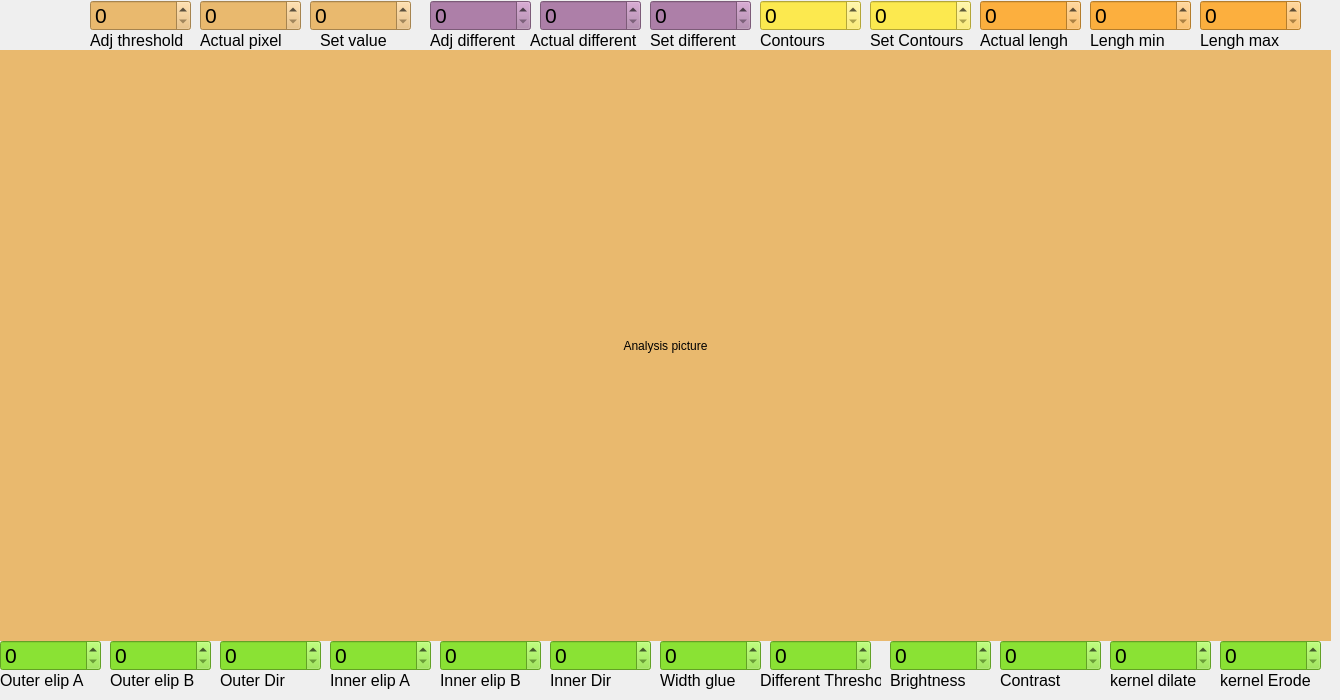
     <widget class="QWidget" name="page_1">
      <widget class="QLabel" name="Val_max_9">
       <property name="geometry">
        <rect>
         <x>1000</x>
         <y>670</y>
         <width>101</width>
         <height>21</height>
        </rect>
       </property>
       <property name="font">
        <font>
         <pointsize>12</pointsize>
        </font>
       </property>
       <property name="text">
        <string>&lt;html&gt;&lt;head/&gt;&lt;body&gt;&lt;p&gt;Contrast&lt;/p&gt;&lt;/body&gt;&lt;/html&gt;</string>
       </property>
      </widget>
      <widget class="QLabel" name="Sat_min_3">
       <property name="geometry">
        <rect>
         <x>330</x>
         <y>670</y>
         <width>101</width>
         <height>21</height>
        </rect>
       </property>
       <property name="font">
        <font>
         <pointsize>12</pointsize>
        </font>
       </property>
       <property name="text">
        <string>&lt;html&gt;&lt;head/&gt;&lt;body&gt;&lt;p&gt;Inner elip A&lt;/p&gt;&lt;/body&gt;&lt;/html&gt;</string>
       </property>
      </widget>
      <widget class="QLabel" name="contour_number_7">
       <property name="geometry">
        <rect>
         <x>760</x>
         <y>30</y>
         <width>101</width>
         <height>21</height>
        </rect>
       </property>
       <property name="font">
        <font>
         <pointsize>12</pointsize>
        </font>
       </property>
       <property name="text">
        <string>&lt;html&gt;&lt;head/&gt;&lt;body&gt;&lt;p&gt;Contours&lt;/p&gt;&lt;/body&gt;&lt;/html&gt;</string>
       </property>
      </widget>
      <widget class="QSpinBox" name="innerelipa1box">
       <property name="geometry">
        <rect>
         <x>330</x>
         <y>640</y>
         <width>101</width>
         <height>31</height>
        </rect>
       </property>
       <property name="font">
        <font>
         <pointsize>16</pointsize>
        </font>
       </property>
       <property name="styleSheet">
        <string notr="true">background-color: rgb(138, 226, 52);</string>
       </property>
       <property name="maximum">
        <number>999999</number>
       </property>
      </widget>
      <widget class="QLabel" name="anacam1frame">
       <property name="geometry">
        <rect>
         <x>0</x>
         <y>50</y>
         <width>1331</width>
         <height>591</height>
        </rect>
       </property>
       <property name="styleSheet">
        <string notr="true">background-color: rgb(233, 185, 110);</string>
       </property>
       <property name="text">
        <string>Analysis picture</string>
       </property>
       <property name="alignment">
        <set>Qt::AlignCenter</set>
       </property>
      </widget>
      <widget class="QLabel" name="Val_max_10">
       <property name="geometry">
        <rect>
         <x>550</x>
         <y>670</y>
         <width>101</width>
         <height>21</height>
        </rect>
       </property>
       <property name="font">
        <font>
         <pointsize>12</pointsize>
        </font>
       </property>
       <property name="text">
        <string>&lt;html&gt;&lt;head/&gt;&lt;body&gt;&lt;p&gt;Inner Dir&lt;/p&gt;&lt;/body&gt;&lt;/html&gt;</string>
       </property>
      </widget>
      <widget class="QLabel" name="Hue_min_3">
       <property name="geometry">
        <rect>
         <x>0</x>
         <y>670</y>
         <width>101</width>
         <height>21</height>
        </rect>
       </property>
       <property name="font">
        <font>
         <pointsize>12</pointsize>
        </font>
       </property>
       <property name="text">
        <string>&lt;html&gt;&lt;head/&gt;&lt;body&gt;&lt;p&gt;Outer elip A&lt;/p&gt;&lt;/body&gt;&lt;/html&gt;</string>
       </property>
      </widget>
      <widget class="QLabel" name="AreaOK_3">
       <property name="geometry">
        <rect>
         <x>650</x>
         <y>30</y>
         <width>101</width>
         <height>21</height>
        </rect>
       </property>
       <property name="font">
        <font>
         <pointsize>12</pointsize>
        </font>
       </property>
       <property name="text">
        <string>&lt;html&gt;&lt;head/&gt;&lt;body&gt;&lt;p&gt;Set different&lt;/p&gt;&lt;/body&gt;&lt;/html&gt;</string>
       </property>
      </widget>
      <widget class="QLabel" name="Val_max_11">
       <property name="geometry">
        <rect>
         <x>1110</x>
         <y>670</y>
         <width>101</width>
         <height>21</height>
        </rect>
       </property>
       <property name="font">
        <font>
         <pointsize>12</pointsize>
        </font>
       </property>
       <property name="text">
        <string>&lt;html&gt;&lt;head/&gt;&lt;body&gt;&lt;p&gt;kernel dilate&lt;/p&gt;&lt;/body&gt;&lt;/html&gt;</string>
       </property>
      </widget>
      <widget class="QLabel" name="Val_max_12">
       <property name="geometry">
        <rect>
         <x>660</x>
         <y>670</y>
         <width>101</width>
         <height>21</height>
        </rect>
       </property>
       <property name="font">
        <font>
         <pointsize>12</pointsize>
        </font>
       </property>
       <property name="text">
        <string>&lt;html&gt;&lt;head/&gt;&lt;body&gt;&lt;p&gt;Width glue&lt;/p&gt;&lt;/body&gt;&lt;/html&gt;</string>
       </property>
      </widget>
      <widget class="QSpinBox" name="setcontour1box">
       <property name="geometry">
        <rect>
         <x>870</x>
         <y>0</y>
         <width>101</width>
         <height>31</height>
        </rect>
       </property>
       <property name="font">
        <font>
         <pointsize>16</pointsize>
        </font>
       </property>
       <property name="styleSheet">
        <string notr="true">background-color: rgb(252, 233, 79);</string>
       </property>
       <property name="maximum">
        <number>999999</number>
       </property>
      </widget>
      <widget class="QSpinBox" name="actualpixel1box">
       <property name="geometry">
        <rect>
         <x>200</x>
         <y>0</y>
         <width>101</width>
         <height>31</height>
        </rect>
       </property>
       <property name="font">
        <font>
         <pointsize>16</pointsize>
        </font>
       </property>
       <property name="styleSheet">
        <string notr="true">background-color: rgb(233, 185, 110);</string>
       </property>
       <property name="maximum">
        <number>999999</number>
       </property>
      </widget>
      <widget class="QLabel" name="numberconok_3">
       <property name="geometry">
        <rect>
         <x>430</x>
         <y>20</y>
         <width>111</width>
         <height>41</height>
        </rect>
       </property>
       <property name="font">
        <font>
         <pointsize>12</pointsize>
        </font>
       </property>
       <property name="text">
        <string>&lt;html&gt;&lt;head/&gt;&lt;body&gt;&lt;p&gt;Adj different&lt;/p&gt;&lt;/body&gt;&lt;/html&gt;</string>
       </property>
      </widget>
      <widget class="QSpinBox" name="innerelipb1box">
       <property name="geometry">
        <rect>
         <x>440</x>
         <y>640</y>
         <width>101</width>
         <height>31</height>
        </rect>
       </property>
       <property name="font">
        <font>
         <pointsize>16</pointsize>
        </font>
       </property>
       <property name="styleSheet">
        <string notr="true">background-color: rgb(138, 226, 52);</string>
       </property>
       <property name="maximum">
        <number>999999</number>
       </property>
      </widget>
      <widget class="QSpinBox" name="outerdir1box">
       <property name="geometry">
        <rect>
         <x>220</x>
         <y>640</y>
         <width>101</width>
         <height>31</height>
        </rect>
       </property>
       <property name="font">
        <font>
         <pointsize>16</pointsize>
        </font>
       </property>
       <property name="styleSheet">
        <string notr="true">background-color: rgb(138, 226, 52);</string>
       </property>
       <property name="maximum">
        <number>999999</number>
       </property>
      </widget>
      <widget class="QSpinBox" name="contour1box">
       <property name="geometry">
        <rect>
         <x>760</x>
         <y>0</y>
         <width>101</width>
         <height>31</height>
        </rect>
       </property>
       <property name="font">
        <font>
         <pointsize>16</pointsize>
        </font>
       </property>
       <property name="styleSheet">
        <string notr="true">background-color: rgb(252, 233, 79);</string>
       </property>
       <property name="maximum">
        <number>999999</number>
       </property>
      </widget>
      <widget class="QLabel" name="contour_number_8">
       <property name="geometry">
        <rect>
         <x>870</x>
         <y>30</y>
         <width>101</width>
         <height>21</height>
        </rect>
       </property>
       <property name="font">
        <font>
         <pointsize>12</pointsize>
        </font>
       </property>
       <property name="text">
        <string>&lt;html&gt;&lt;head/&gt;&lt;body&gt;&lt;p&gt;Set Contours&lt;/p&gt;&lt;/body&gt;&lt;/html&gt;</string>
       </property>
      </widget>
      <widget class="QSpinBox" name="actuallengh1box">
       <property name="geometry">
        <rect>
         <x>980</x>
         <y>0</y>
         <width>101</width>
         <height>31</height>
        </rect>
       </property>
       <property name="font">
        <font>
         <pointsize>16</pointsize>
        </font>
       </property>
       <property name="styleSheet">
        <string notr="true">background-color: rgb(252, 175, 62);</string>
       </property>
       <property name="maximum">
        <number>999999</number>
       </property>
      </widget>
      <widget class="QSpinBox" name="anacontrast1box">
       <property name="geometry">
        <rect>
         <x>1000</x>
         <y>640</y>
         <width>101</width>
         <height>31</height>
        </rect>
       </property>
       <property name="font">
        <font>
         <pointsize>16</pointsize>
        </font>
       </property>
       <property name="styleSheet">
        <string notr="true">background-color: rgb(138, 226, 52);</string>
       </property>
       <property name="maximum">
        <number>999999</number>
       </property>
      </widget>
      <widget class="QSpinBox" name="outerelipa1box">
       <property name="geometry">
        <rect>
         <x>0</x>
         <y>640</y>
         <width>101</width>
         <height>31</height>
        </rect>
       </property>
       <property name="font">
        <font>
         <pointsize>16</pointsize>
        </font>
       </property>
       <property name="styleSheet">
        <string notr="true">background-color: rgb(138, 226, 52);</string>
       </property>
       <property name="maximum">
        <number>999999</number>
       </property>
      </widget>
      <widget class="QSpinBox" name="kernelerode1box">
       <property name="geometry">
        <rect>
         <x>1220</x>
         <y>640</y>
         <width>101</width>
         <height>31</height>
        </rect>
       </property>
       <property name="font">
        <font>
         <pointsize>16</pointsize>
        </font>
       </property>
       <property name="styleSheet">
        <string notr="true">background-color: rgb(138, 226, 52);</string>
       </property>
       <property name="maximum">
        <number>999999</number>
       </property>
      </widget>
      <widget class="QSpinBox" name="actualdifferent1box">
       <property name="geometry">
        <rect>
         <x>540</x>
         <y>0</y>
         <width>101</width>
         <height>31</height>
        </rect>
       </property>
       <property name="font">
        <font>
         <pointsize>16</pointsize>
        </font>
       </property>
       <property name="styleSheet">
        <string notr="true">background-color: rgb(173, 127, 168);</string>
       </property>
       <property name="maximum">
        <number>999999</number>
       </property>
      </widget>
      <widget class="QLabel" name="contour_number_9">
       <property name="geometry">
        <rect>
         <x>1090</x>
         <y>30</y>
         <width>101</width>
         <height>21</height>
        </rect>
       </property>
       <property name="font">
        <font>
         <pointsize>12</pointsize>
        </font>
       </property>
       <property name="text">
        <string>&lt;html&gt;&lt;head/&gt;&lt;body&gt;&lt;p&gt;Lengh min&lt;/p&gt;&lt;/body&gt;&lt;/html&gt;</string>
       </property>
      </widget>
      <widget class="QLabel" name="thresh_ok_3">
       <property name="geometry">
        <rect>
         <x>320</x>
         <y>20</y>
         <width>101</width>
         <height>41</height>
        </rect>
       </property>
       <property name="font">
        <font>
         <pointsize>12</pointsize>
        </font>
       </property>
       <property name="text">
        <string>&lt;html&gt;&lt;head/&gt;&lt;body&gt;&lt;p&gt;Set value&lt;/p&gt;&lt;/body&gt;&lt;/html&gt;</string>
       </property>
      </widget>
      <widget class="QSpinBox" name="lenghmax1box">
       <property name="geometry">
        <rect>
         <x>1200</x>
         <y>0</y>
         <width>101</width>
         <height>31</height>
        </rect>
       </property>
       <property name="font">
        <font>
         <pointsize>16</pointsize>
        </font>
       </property>
       <property name="styleSheet">
        <string notr="true">background-color: rgb(252, 175, 62);</string>
       </property>
       <property name="maximum">
        <number>999999</number>
       </property>
      </widget>
      <widget class="QSpinBox" name="kerneldilate1box">
       <property name="geometry">
        <rect>
         <x>1110</x>
         <y>640</y>
         <width>101</width>
         <height>31</height>
        </rect>
       </property>
       <property name="font">
        <font>
         <pointsize>16</pointsize>
        </font>
       </property>
       <property name="styleSheet">
        <string notr="true">background-color: rgb(138, 226, 52);</string>
       </property>
       <property name="maximum">
        <number>999999</number>
       </property>
      </widget>
      <widget class="QSpinBox" name="innerdir1box">
       <property name="geometry">
        <rect>
         <x>550</x>
         <y>640</y>
         <width>101</width>
         <height>31</height>
        </rect>
       </property>
       <property name="font">
        <font>
         <pointsize>16</pointsize>
        </font>
       </property>
       <property name="styleSheet">
        <string notr="true">background-color: rgb(138, 226, 52);</string>
       </property>
       <property name="maximum">
        <number>999999</number>
       </property>
      </widget>
      <widget class="QLabel" name="Val_min_3">
       <property name="geometry">
        <rect>
         <x>220</x>
         <y>670</y>
         <width>101</width>
         <height>21</height>
        </rect>
       </property>
       <property name="font">
        <font>
         <pointsize>12</pointsize>
        </font>
       </property>
       <property name="text">
        <string>&lt;html&gt;&lt;head/&gt;&lt;body&gt;&lt;p&gt;Outer Dir&lt;/p&gt;&lt;/body&gt;&lt;/html&gt;</string>
       </property>
      </widget>
      <widget class="QLabel" name="thresh_adj_3">
       <property name="geometry">
        <rect>
         <x>90</x>
         <y>20</y>
         <width>101</width>
         <height>41</height>
        </rect>
       </property>
       <property name="font">
        <font>
         <pointsize>12</pointsize>
        </font>
       </property>
       <property name="text">
        <string>&lt;html&gt;&lt;head/&gt;&lt;body&gt;&lt;p&gt;Adj threshold&lt;/p&gt;&lt;/body&gt;&lt;/html&gt;</string>
       </property>
      </widget>
      <widget class="QSpinBox" name="adjustdifferent1box">
       <property name="geometry">
        <rect>
         <x>430</x>
         <y>0</y>
         <width>101</width>
         <height>31</height>
        </rect>
       </property>
       <property name="font">
        <font>
         <pointsize>16</pointsize>
        </font>
       </property>
       <property name="styleSheet">
        <string notr="true">background-color: rgb(173, 127, 168);</string>
       </property>
       <property name="maximum">
        <number>999999</number>
       </property>
      </widget>
      <widget class="QLabel" name="threshold_3">
       <property name="geometry">
        <rect>
         <x>200</x>
         <y>20</y>
         <width>91</width>
         <height>41</height>
        </rect>
       </property>
       <property name="font">
        <font>
         <pointsize>12</pointsize>
        </font>
       </property>
       <property name="text">
        <string>&lt;html&gt;&lt;head/&gt;&lt;body&gt;&lt;p&gt;Actual pixel&lt;/p&gt;&lt;/body&gt;&lt;/html&gt;</string>
       </property>
      </widget>
      <widget class="QLabel" name="contour_number_10">
       <property name="geometry">
        <rect>
         <x>1200</x>
         <y>30</y>
         <width>101</width>
         <height>21</height>
        </rect>
       </property>
       <property name="font">
        <font>
         <pointsize>12</pointsize>
        </font>
       </property>
       <property name="text">
        <string>&lt;html&gt;&lt;head/&gt;&lt;body&gt;&lt;p&gt;Lengh max&lt;/p&gt;&lt;/body&gt;&lt;/html&gt;</string>
       </property>
      </widget>
      <widget class="QSpinBox" name="setvalue1box">
       <property name="geometry">
        <rect>
         <x>310</x>
         <y>0</y>
         <width>101</width>
         <height>31</height>
        </rect>
       </property>
       <property name="font">
        <font>
         <pointsize>16</pointsize>
        </font>
       </property>
       <property name="styleSheet">
        <string notr="true">
background-color: rgb(233, 185, 110);</string>
       </property>
       <property name="maximum">
        <number>999999</number>
       </property>
      </widget>
      <widget class="QLabel" name="contour_number_11">
       <property name="geometry">
        <rect>
         <x>980</x>
         <y>30</y>
         <width>101</width>
         <height>21</height>
        </rect>
       </property>
       <property name="font">
        <font>
         <pointsize>12</pointsize>
        </font>
       </property>
       <property name="text">
        <string>&lt;html&gt;&lt;head/&gt;&lt;body&gt;&lt;p&gt;Actual lengh&lt;/p&gt;&lt;/body&gt;&lt;/html&gt;</string>
       </property>
      </widget>
      <widget class="QSpinBox" name="outerelipb1box">
       <property name="geometry">
        <rect>
         <x>110</x>
         <y>640</y>
         <width>101</width>
         <height>31</height>
        </rect>
       </property>
       <property name="font">
        <font>
         <pointsize>16</pointsize>
        </font>
       </property>
       <property name="styleSheet">
        <string notr="true">background-color: rgb(138, 226, 52);</string>
       </property>
       <property name="maximum">
        <number>999999</number>
       </property>
      </widget>
      <widget class="QSpinBox" name="adjustthreshold1box">
       <property name="geometry">
        <rect>
         <x>90</x>
         <y>0</y>
         <width>101</width>
         <height>31</height>
        </rect>
       </property>
       <property name="font">
        <font>
         <pointsize>16</pointsize>
        </font>
       </property>
       <property name="styleSheet">
        <string notr="true">
background-color: rgb(233, 185, 110);</string>
       </property>
       <property name="maximum">
        <number>999999</number>
       </property>
      </widget>
      <widget class="QSpinBox" name="setdifferent1box">
       <property name="geometry">
        <rect>
         <x>650</x>
         <y>0</y>
         <width>101</width>
         <height>31</height>
        </rect>
       </property>
       <property name="font">
        <font>
         <pointsize>16</pointsize>
        </font>
       </property>
       <property name="styleSheet">
        <string notr="true">background-color: rgb(173, 127, 168);</string>
       </property>
       <property name="maximum">
        <number>999999</number>
       </property>
      </widget>
      <widget class="QLabel" name="Val_max_13">
       <property name="geometry">
        <rect>
         <x>1220</x>
         <y>670</y>
         <width>101</width>
         <height>21</height>
        </rect>
       </property>
       <property name="font">
        <font>
         <pointsize>12</pointsize>
        </font>
       </property>
       <property name="text">
        <string>&lt;html&gt;&lt;head/&gt;&lt;body&gt;&lt;p&gt;kernel Erode&lt;/p&gt;&lt;/body&gt;&lt;/html&gt;</string>
       </property>
      </widget>
      <widget class="QLabel" name="Sat_max_3">
       <property name="geometry">
        <rect>
         <x>440</x>
         <y>670</y>
         <width>101</width>
         <height>21</height>
        </rect>
       </property>
       <property name="font">
        <font>
         <pointsize>12</pointsize>
        </font>
       </property>
       <property name="text">
        <string>&lt;html&gt;&lt;head/&gt;&lt;body&gt;&lt;p&gt;Inner elip B&lt;/p&gt;&lt;/body&gt;&lt;/html&gt;</string>
       </property>
      </widget>
      <widget class="QSpinBox" name="lenghmin1box">
       <property name="geometry">
        <rect>
         <x>1090</x>
         <y>0</y>
         <width>101</width>
         <height>31</height>
        </rect>
       </property>
       <property name="font">
        <font>
         <pointsize>16</pointsize>
        </font>
       </property>
       <property name="styleSheet">
        <string notr="true">background-color: rgb(252, 175, 62);</string>
       </property>
       <property name="maximum">
        <number>999999</number>
       </property>
      </widget>
      <widget class="QLabel" name="Val_max_14">
       <property name="geometry">
        <rect>
         <x>890</x>
         <y>670</y>
         <width>101</width>
         <height>21</height>
        </rect>
       </property>
       <property name="font">
        <font>
         <pointsize>12</pointsize>
        </font>
       </property>
       <property name="text">
        <string>&lt;html&gt;&lt;head/&gt;&lt;body&gt;&lt;p&gt;Brightness&lt;/p&gt;&lt;/body&gt;&lt;/html&gt;</string>
       </property>
      </widget>
      <widget class="QLabel" name="contour_area_3">
       <property name="geometry">
        <rect>
         <x>530</x>
         <y>30</y>
         <width>121</width>
         <height>21</height>
        </rect>
       </property>
       <property name="font">
        <font>
         <pointsize>12</pointsize>
        </font>
       </property>
       <property name="text">
        <string>&lt;html&gt;&lt;head/&gt;&lt;body&gt;&lt;p&gt;Actual different&lt;/p&gt;&lt;/body&gt;&lt;/html&gt;</string>
       </property>
      </widget>
      <widget class="QSpinBox" name="widthglue1box">
       <property name="geometry">
        <rect>
         <x>660</x>
         <y>640</y>
         <width>101</width>
         <height>31</height>
        </rect>
       </property>
       <property name="font">
        <font>
         <pointsize>16</pointsize>
        </font>
       </property>
       <property name="styleSheet">
        <string notr="true">background-color: rgb(138, 226, 52);</string>
       </property>
       <property name="maximum">
        <number>999999</number>
       </property>
      </widget>
      <widget class="QSpinBox" name="anabrightness1box">
       <property name="geometry">
        <rect>
         <x>890</x>
         <y>640</y>
         <width>101</width>
         <height>31</height>
        </rect>
       </property>
       <property name="font">
        <font>
         <pointsize>16</pointsize>
        </font>
       </property>
       <property name="styleSheet">
        <string notr="true">background-color: rgb(138, 226, 52);</string>
       </property>
       <property name="maximum">
        <number>999999</number>
       </property>
      </widget>
      <widget class="QLabel" name="Val_max_15">
       <property name="geometry">
        <rect>
         <x>760</x>
         <y>670</y>
         <width>121</width>
         <height>21</height>
        </rect>
       </property>
       <property name="font">
        <font>
         <pointsize>12</pointsize>
        </font>
       </property>
       <property name="text">
        <string>&lt;html&gt;&lt;head/&gt;&lt;body&gt;&lt;p&gt;Different Threshold&lt;/p&gt;&lt;/body&gt;&lt;/html&gt;</string>
       </property>
      </widget>
      <widget class="QSpinBox" name="differentthreshold1box">
       <property name="geometry">
        <rect>
         <x>770</x>
         <y>640</y>
         <width>101</width>
         <height>31</height>
        </rect>
       </property>
       <property name="font">
        <font>
         <pointsize>16</pointsize>
        </font>
       </property>
       <property name="styleSheet">
        <string notr="true">background-color: rgb(138, 226, 52);</string>
       </property>
       <property name="maximum">
        <number>999999</number>
       </property>
      </widget>
      <widget class="QLabel" name="Hue_max_3">
       <property name="geometry">
        <rect>
         <x>110</x>
         <y>670</y>
         <width>101</width>
         <height>21</height>
        </rect>
       </property>
       <property name="font">
        <font>
         <pointsize>12</pointsize>
        </font>
       </property>
       <property name="text">
        <string>&lt;html&gt;&lt;head/&gt;&lt;body&gt;&lt;p&gt;Outer elip B&lt;/p&gt;&lt;/body&gt;&lt;/html&gt;</string>
       </property>
      </widget>
     </widget>
